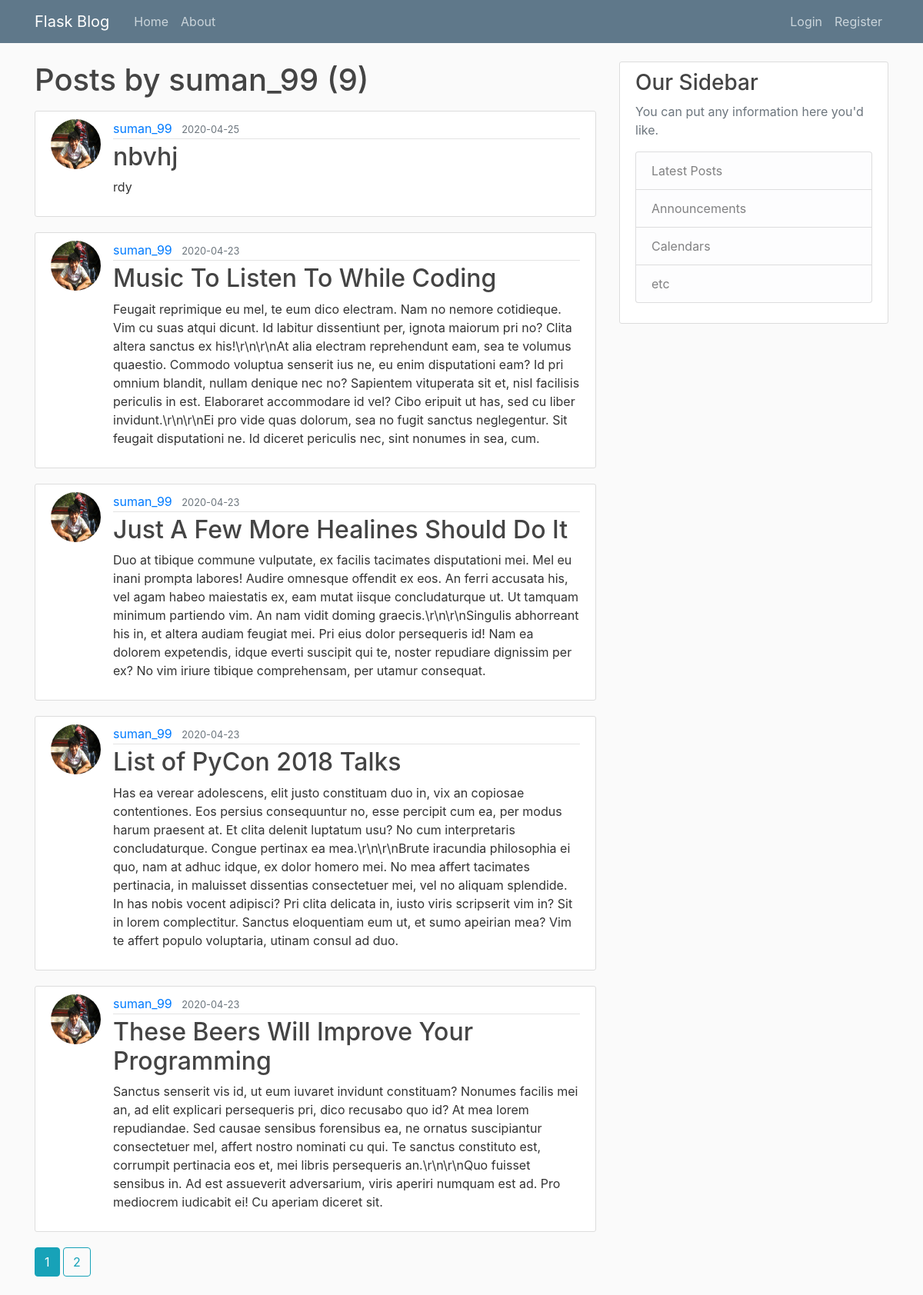
Screenshot of /user/suman_99 with the database file from the repository.
### flaskblog/models.py (models this page shows, shortened)
class User(db.Model, UserMixin):
    id = db.Column(db.Integer, primary_key=True)
    username = db.Column(db.String(20), unique=True, nullable=False)
    email = db.Column(db.String(120), unique=True, nullable=False)
    image_file = db.Column(db.String(20), nullable=False, default='default.jpg')
    password = db.Column(db.String(60), nullable=False)
    posts = db.relationship('Post', backref='author', lazy=True)

class Post(db.Model):
    id = db.Column(db.Integer, primary_key=True)
    title = db.Column(db.String(100), nullable=False)
    date_posted = db.Column(db.DateTime, nullable=False, default=datetime.utcnow)
    content = db.Column(db.Text, nullable=False)
    user_id = db.Column(db.Integer, db.ForeignKey('user.id'), nullable=False)

### flaskblog/routes.py (the view)
@app.route("/user/<string:username>")
def user_posts(username):
    page = request.args.get('page', 1, type=int)
    user = User.query.filter_by(username=username).first_or_404()
    posts = Post.query.filter_by(author=user)\
        .order_by(Post.date_posted.desc())\
        .paginate(page=page, per_page=5)
    return render_template('user_posts.html', posts=posts, user=user)

### flaskblog/templates/user_posts.html
{% extends "layout.html" %}
{% block content %}
    <h1 class="mb-3">Posts by {{ user.username }} ({{ posts.total }})</h1>
    {% for post in posts.items %}
        <article class="media content-section">
          <img class="rounded-circle article-img" src="{{ url_for('static', filename='profile_pics/' + post.author.image_file) }}">
          <div class="media-body">
            <div class="article-metadata">
              <a class="mr-2" href="{{ url_for('user_posts', username=post.author.username) }}">{{ post.author.username }}</a>
              <small class="text-muted">{{ post.date_posted.strftime('%Y-%m-%d') }}</small>
            </div>
            <h2><a class="article-title" href="{{ url_for('post', post_id=post.id) }}">{{ post.title }}</a></h2>
            <p class="article-content">{{ post.content }}</p>
          </div>
        </article>
    {% endfor %}
    {% for page_num in posts.iter_pages(left_edge=1, right_edge=1, left_current=1, right_current=2) %}
      {% if page_num %}
        {% if posts.page == page_num %}
          <a class="btn btn-info mb-4" href="{{ url_for('user_posts', username=user.username, page=page_num) }}">{{ page_num }}</a>
        {% else %}
          <a class="btn btn-outline-info mb-4" href="{{ url_for('user_posts', username=user.username, page=page_num) }}">{{ page_num }}</a>
        {% endif %}
      {% else %}
        ...
      {% endif %}
    {% endfor %}
{% endblock content %}

### flaskblog/static/main.css (style rules this page uses)
body { background: #fafafa; color: #333333; margin-top: 5rem; }
h1, h2, h3, h4, h5, h6 { color: #444444; }
.content-section { background: #ffffff; padding: 10px 20px; border: 1px solid #dddddd; border-radius: 3px; margin-bottom: 20px; }
.article-title { color: #444444; }
.article-content { white-space: pre-line; }
.article-img { height: 65px; width: 65px; margin-right: 16px; }
.article-metadata { padding-bottom: 1px; margin-bottom: 4px; border-bottom: 1px solid #e3e3e3 }

### rows the page displays
User: username "suman_99"
Post: author.username "suman_99", date_posted "2020-04-25", title "nbvhj", content "rdy"
Post: author.username "suman_99", date_posted "2020-04-23", title "Music To Listen To While Coding", content "Feugait reprimique eu mel, te eum dico electram. Nam no nemore cotidieque. Vim cu suas atqui dicunt. Id labitur dissentiunt per, ignota maiorum pri no? Clita altera sanctus ex his!\\r\\n\\r\\nAt alia electram reprehendunt eam, sea te volumus quaestio. Commodo voluptua senserit ius ne, eu enim disputationi eam? Id pri omnium blandit, nullam denique nec no? Sapientem vituperata sit et, nisl facilisis periculis in est. Elaboraret accommodare id vel? Cibo eripuit ut has, sed cu liber invidunt.\\r\\n\\r\\nEi pro vide quas dolorum, sea no fugit sanctus neglegentur. Sit feugait disputationi ne. Id diceret periculis nec, sint nonumes in sea, cum."
Post: author.username "suman_99", date_posted "2020-04-23", title "Just A Few More Healines Should Do It", content "Duo at tibique commune vulputate, ex facilis tacimates disputationi mei. Mel eu inani prompta labores! Audire omnesque offendit ex eos. An ferri accusata his, vel agam habeo maiestatis ex, eam mutat iisque concludaturque ut. Ut tamquam minimum partiendo vim. An nam vidit doming graecis.\\r\\n\\r\\nSingulis abhorreant his in, et altera audiam feugiat mei. Pri eius dolor persequeris id! Nam ea dolorem expetendis, idque everti suscipit qui te, noster repudiare dignissim per ex? No vim iriure tibique comprehensam, per utamur consequat."
Post: author.username "suman_99", date_posted "2020-04-23", title "List of PyCon 2018 Talks", content "Has ea verear adolescens, elit justo constituam duo in, vix an copiosae contentiones. Eos persius consequuntur no, esse percipit cum ea, per modus harum praesent at. Et clita delenit luptatum usu? No cum interpretaris concludaturque. Congue pertinax ea mea.\\r\\n\\r\\nBrute iracundia philosophia ei quo, nam at adhuc idque, ex dolor homero mei. No mea affert tacimates pertinacia, in maluisset dissentias consectetuer mei, vel no aliquam splendide. In has nobis vocent adipisci? Pri clita delicata in, iusto viris scripserit vim in? Sit in lorem complectitur. Sanctus eloquentiam eum ut, et sumo apeirian mea? Vim te affert populo voluptaria, utinam consul ad duo."
Post: author.username "suman_99", date_posted "2020-04-23", title "These Beers Will Improve Your Programming", content "Sanctus senserit vis id, ut eum iuvaret invidunt constituam? Nonumes facilis mei an, ad elit explicari persequeris pri, dico recusabo quo id? At mea lorem repudiandae. Sed causae sensibus forensibus ea, ne ornatus suscipiantur consectetuer mel, affert nostro nominati cu qui. Te sanctus constituto est, corrumpit pertinacia eos et, mei libris persequeris an.\\r\\n\\r\\nQuo fuisset sensibus in. Ad est assueverit adversarium, viris aperiri numquam est ad. Pro mediocrem iudicabit ei! Cu aperiam diceret sit."

### other values shown
{{ posts.total }} "9"
{{ page_num }} "1"
{{ page_num }} "2"
